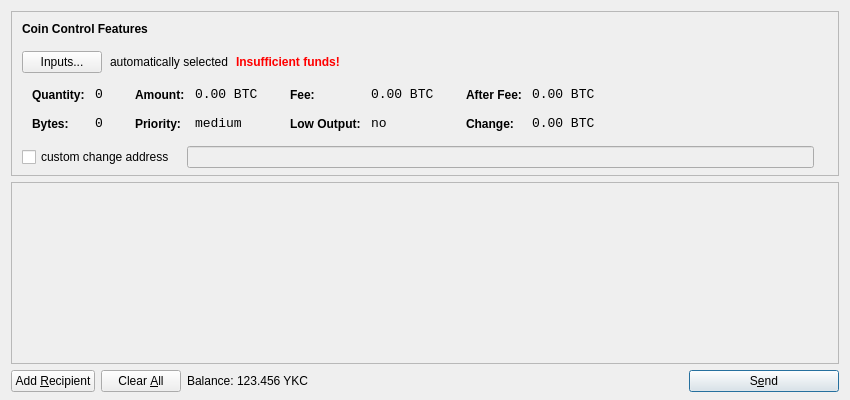
<?xml version="1.0" encoding="UTF-8"?>
<ui version="4.0">
 <class>SendCoinsDialog</class>
 <widget class="QDialog" name="SendCoinsDialog">
  <property name="geometry">
   <rect>
    <x>0</x>
    <y>0</y>
    <width>850</width>
    <height>400</height>
   </rect>
  </property>
  <property name="windowTitle">
   <string>Send Coins</string>
  </property>
  <layout class="QVBoxLayout" name="verticalLayout" stretch="0,1,0">
   <property name="bottomMargin">
    <number>8</number>
   </property>
   <item>
    <widget class="QFrame" name="frameCoinControl">
     <property name="sizePolicy">
      <sizepolicy hsizetype="Expanding" vsizetype="Expanding">
       <horstretch>0</horstretch>
       <verstretch>0</verstretch>
      </sizepolicy>
     </property>
     <property name="maximumSize">
      <size>
       <width>16777215</width>
       <height>16777215</height>
      </size>
     </property>
     <property name="frameShape">
      <enum>QFrame::StyledPanel</enum>
     </property>
     <property name="frameShadow">
      <enum>QFrame::Sunken</enum>
     </property>
     <layout class="QVBoxLayout" name="verticalLayoutCoinControl2">
      <property name="spacing">
       <number>-1</number>
      </property>
      <property name="leftMargin">
       <number>0</number>
      </property>
      <property name="topMargin">
       <number>0</number>
      </property>
      <property name="rightMargin">
       <number>0</number>
      </property>
      <property name="bottomMargin">
       <number>6</number>
      </property>
      <item>
       <layout class="QVBoxLayout" name="verticalLayoutCoinControl" stretch="0,0,0,0,1">
        <property name="spacing">
         <number>0</number>
        </property>
        <property name="leftMargin">
         <number>10</number>
        </property>
        <property name="topMargin">
         <number>10</number>
        </property>
        <item>
         <layout class="QHBoxLayout" name="horizontalLayoutCoinControl1">
          <property name="bottomMargin">
           <number>15</number>
          </property>
          <item>
           <widget class="QLabel" name="labelCoinControlFeatures">
            <property name="sizePolicy">
             <sizepolicy hsizetype="Preferred" vsizetype="Maximum">
              <horstretch>0</horstretch>
              <verstretch>0</verstretch>
             </sizepolicy>
            </property>
            <property name="font">
             <font>
              <weight>75</weight>
              <bold>true</bold>
             </font>
            </property>
            <property name="styleSheet">
             <string notr="true">font-weight:bold;</string>
            </property>
            <property name="text">
             <string>Coin Control Features</string>
            </property>
           </widget>
          </item>
         </layout>
        </item>
        <item>
         <layout class="QHBoxLayout" name="horizontalLayoutCoinControl2" stretch="0,0,0,0">
          <property name="spacing">
           <number>8</number>
          </property>
          <property name="bottomMargin">
           <number>10</number>
          </property>
          <item>
           <widget class="QPushButton" name="pushButtonCoinControl">
            <property name="styleSheet">
             <string notr="true"/>
            </property>
            <property name="text">
             <string>Inputs...</string>
            </property>
           </widget>
          </item>
          <item>
           <widget class="QLabel" name="labelCoinControlAutomaticallySelected">
            <property name="text">
             <string>automatically selected</string>
            </property>
            <property name="margin">
             <number>5</number>
            </property>
           </widget>
          </item>
          <item>
           <widget class="QLabel" name="labelCoinControlInsuffFunds">
            <property name="font">
             <font>
              <weight>75</weight>
              <bold>true</bold>
             </font>
            </property>
            <property name="styleSheet">
             <string notr="true">color:red;font-weight:bold;</string>
            </property>
            <property name="text">
             <string>Insufficient funds!</string>
            </property>
            <property name="margin">
             <number>5</number>
            </property>
           </widget>
          </item>
          <item>
           <spacer name="horizontalSpacerCoinControl">
            <property name="orientation">
             <enum>Qt::Horizontal</enum>
            </property>
            <property name="sizeHint" stdset="0">
             <size>
              <width>40</width>
              <height>1</height>
             </size>
            </property>
           </spacer>
          </item>
         </layout>
        </item>
        <item>
         <widget class="QWidget" name="widgetCoinControl" native="true">
          <property name="sizePolicy">
           <sizepolicy hsizetype="Preferred" vsizetype="Preferred">
            <horstretch>0</horstretch>
            <verstretch>0</verstretch>
           </sizepolicy>
          </property>
          <property name="minimumSize">
           <size>
            <width>0</width>
            <height>0</height>
           </size>
          </property>
          <property name="styleSheet">
           <string notr="true"/>
          </property>
          <layout class="QHBoxLayout" name="horizontalLayoutCoinControl5">
           <property name="margin">
            <number>0</number>
           </property>
           <item>
            <layout class="QHBoxLayout" name="horizontalLayoutCoinControl3" stretch="0,0,0,1">
             <property name="spacing">
              <number>20</number>
             </property>
             <property name="topMargin">
              <number>0</number>
             </property>
             <property name="bottomMargin">
              <number>10</number>
             </property>
             <item>
              <layout class="QFormLayout" name="formLayoutCoinControl1">
               <property name="horizontalSpacing">
                <number>10</number>
               </property>
               <property name="verticalSpacing">
                <number>14</number>
               </property>
               <property name="leftMargin">
                <number>10</number>
               </property>
               <property name="topMargin">
                <number>4</number>
               </property>
               <property name="rightMargin">
                <number>6</number>
               </property>
               <item row="0" column="0">
                <widget class="QLabel" name="labelCoinControlQuantityText">
                 <property name="styleSheet">
                  <string notr="true">font-weight:bold;</string>
                 </property>
                 <property name="text">
                  <string>Quantity:</string>
                 </property>
                 <property name="margin">
                  <number>0</number>
                 </property>
                </widget>
               </item>
               <item row="0" column="1">
                <widget class="QLabel" name="labelCoinControlQuantity">
                 <property name="font">
                  <font>
                   <family>Monospace</family>
                   <pointsize>10</pointsize>
                  </font>
                 </property>
                 <property name="cursor">
                  <cursorShape>IBeamCursor</cursorShape>
                 </property>
                 <property name="contextMenuPolicy">
                  <enum>Qt::ActionsContextMenu</enum>
                 </property>
                 <property name="text">
                  <string notr="true">0</string>
                 </property>
                 <property name="margin">
                  <number>0</number>
                 </property>
                 <property name="textInteractionFlags">
                  <set>Qt::LinksAccessibleByMouse|Qt::TextSelectableByKeyboard|Qt::TextSelectableByMouse</set>
                 </property>
                </widget>
               </item>
               <item row="1" column="0">
                <widget class="QLabel" name="labelCoinControlBytesText">
                 <property name="styleSheet">
                  <string notr="true">font-weight:bold;</string>
                 </property>
                 <property name="text">
                  <string>Bytes:</string>
                 </property>
                </widget>
               </item>
               <item row="1" column="1">
                <widget class="QLabel" name="labelCoinControlBytes">
                 <property name="font">
                  <font>
                   <family>Monospace</family>
                   <pointsize>10</pointsize>
                  </font>
                 </property>
                 <property name="cursor">
                  <cursorShape>IBeamCursor</cursorShape>
                 </property>
                 <property name="contextMenuPolicy">
                  <enum>Qt::ActionsContextMenu</enum>
                 </property>
                 <property name="text">
                  <string notr="true">0</string>
                 </property>
                 <property name="textInteractionFlags">
                  <set>Qt::LinksAccessibleByMouse|Qt::TextSelectableByKeyboard|Qt::TextSelectableByMouse</set>
                 </property>
                </widget>
               </item>
              </layout>
             </item>
             <item>
              <layout class="QFormLayout" name="formLayoutCoinControl2">
               <property name="horizontalSpacing">
                <number>10</number>
               </property>
               <property name="verticalSpacing">
                <number>14</number>
               </property>
               <property name="leftMargin">
                <number>6</number>
               </property>
               <property name="topMargin">
                <number>4</number>
               </property>
               <property name="rightMargin">
                <number>6</number>
               </property>
               <item row="0" column="0">
                <widget class="QLabel" name="labelCoinControlAmountText">
                 <property name="styleSheet">
                  <string notr="true">font-weight:bold;</string>
                 </property>
                 <property name="text">
                  <string>Amount:</string>
                 </property>
                 <property name="margin">
                  <number>0</number>
                 </property>
                </widget>
               </item>
               <item row="0" column="1">
                <widget class="QLabel" name="labelCoinControlAmount">
                 <property name="font">
                  <font>
                   <family>Monospace</family>
                   <pointsize>10</pointsize>
                  </font>
                 </property>
                 <property name="cursor">
                  <cursorShape>IBeamCursor</cursorShape>
                 </property>
                 <property name="contextMenuPolicy">
                  <enum>Qt::ActionsContextMenu</enum>
                 </property>
                 <property name="text">
                  <string notr="true">0.00 BTC</string>
                 </property>
                 <property name="textInteractionFlags">
                  <set>Qt::LinksAccessibleByMouse|Qt::TextSelectableByKeyboard|Qt::TextSelectableByMouse</set>
                 </property>
                </widget>
               </item>
               <item row="1" column="0">
                <widget class="QLabel" name="labelCoinControlPriorityText">
                 <property name="styleSheet">
                  <string notr="true">font-weight:bold;</string>
                 </property>
                 <property name="text">
                  <string>Priority:</string>
                 </property>
                </widget>
               </item>
               <item row="1" column="1">
                <widget class="QLabel" name="labelCoinControlPriority">
                 <property name="font">
                  <font>
                   <family>Monospace</family>
                   <pointsize>10</pointsize>
                  </font>
                 </property>
                 <property name="cursor">
                  <cursorShape>IBeamCursor</cursorShape>
                 </property>
                 <property name="contextMenuPolicy">
                  <enum>Qt::ActionsContextMenu</enum>
                 </property>
                 <property name="text">
                  <string>medium</string>
                 </property>
                 <property name="textInteractionFlags">
                  <set>Qt::LinksAccessibleByMouse|Qt::TextSelectableByKeyboard|Qt::TextSelectableByMouse</set>
                 </property>
                </widget>
               </item>
              </layout>
             </item>
             <item>
              <layout class="QFormLayout" name="formLayoutCoinControl3">
               <property name="horizontalSpacing">
                <number>10</number>
               </property>
               <property name="verticalSpacing">
                <number>14</number>
               </property>
               <property name="leftMargin">
                <number>6</number>
               </property>
               <property name="topMargin">
                <number>4</number>
               </property>
               <property name="rightMargin">
                <number>6</number>
               </property>
               <item row="0" column="0">
                <widget class="QLabel" name="labelCoinControlFeeText">
                 <property name="styleSheet">
                  <string notr="true">font-weight:bold;</string>
                 </property>
                 <property name="text">
                  <string>Fee:</string>
                 </property>
                 <property name="margin">
                  <number>0</number>
                 </property>
                </widget>
               </item>
               <item row="0" column="1">
                <widget class="QLabel" name="labelCoinControlFee">
                 <property name="font">
                  <font>
                   <family>Monospace</family>
                   <pointsize>10</pointsize>
                  </font>
                 </property>
                 <property name="cursor">
                  <cursorShape>IBeamCursor</cursorShape>
                 </property>
                 <property name="contextMenuPolicy">
                  <enum>Qt::ActionsContextMenu</enum>
                 </property>
                 <property name="text">
                  <string notr="true">0.00 BTC</string>
                 </property>
                 <property name="textInteractionFlags">
                  <set>Qt::LinksAccessibleByMouse|Qt::TextSelectableByKeyboard|Qt::TextSelectableByMouse</set>
                 </property>
                </widget>
               </item>
               <item row="1" column="0">
                <widget class="QLabel" name="labelCoinControlLowOutputText">
                 <property name="styleSheet">
                  <string notr="true">font-weight:bold;</string>
                 </property>
                 <property name="text">
                  <string>Low Output:</string>
                 </property>
                </widget>
               </item>
               <item row="1" column="1">
                <widget class="QLabel" name="labelCoinControlLowOutput">
                 <property name="font">
                  <font>
                   <family>Monospace</family>
                   <pointsize>10</pointsize>
                  </font>
                 </property>
                 <property name="cursor">
                  <cursorShape>IBeamCursor</cursorShape>
                 </property>
                 <property name="contextMenuPolicy">
                  <enum>Qt::ActionsContextMenu</enum>
                 </property>
                 <property name="text">
                  <string>no</string>
                 </property>
                 <property name="textInteractionFlags">
                  <set>Qt::LinksAccessibleByMouse|Qt::TextSelectableByKeyboard|Qt::TextSelectableByMouse</set>
                 </property>
                </widget>
               </item>
              </layout>
             </item>
             <item>
              <layout class="QFormLayout" name="formLayoutCoinControl4">
               <property name="horizontalSpacing">
                <number>10</number>
               </property>
               <property name="verticalSpacing">
                <number>14</number>
               </property>
               <property name="leftMargin">
                <number>6</number>
               </property>
               <property name="topMargin">
                <number>4</number>
               </property>
               <property name="rightMargin">
                <number>6</number>
               </property>
               <item row="0" column="0">
                <widget class="QLabel" name="labelCoinControlAfterFeeText">
                 <property name="styleSheet">
                  <string notr="true">font-weight:bold;</string>
                 </property>
                 <property name="text">
                  <string>After Fee:</string>
                 </property>
                 <property name="margin">
                  <number>0</number>
                 </property>
                </widget>
               </item>
               <item row="0" column="1">
                <widget class="QLabel" name="labelCoinControlAfterFee">
                 <property name="font">
                  <font>
                   <family>Monospace</family>
                   <pointsize>10</pointsize>
                  </font>
                 </property>
                 <property name="cursor">
                  <cursorShape>IBeamCursor</cursorShape>
                 </property>
                 <property name="contextMenuPolicy">
                  <enum>Qt::ActionsContextMenu</enum>
                 </property>
                 <property name="text">
                  <string notr="true">0.00 BTC</string>
                 </property>
                 <property name="textInteractionFlags">
                  <set>Qt::LinksAccessibleByMouse|Qt::TextSelectableByKeyboard|Qt::TextSelectableByMouse</set>
                 </property>
                </widget>
               </item>
               <item row="1" column="0">
                <widget class="QLabel" name="labelCoinControlChangeText">
                 <property name="styleSheet">
                  <string notr="true">font-weight:bold;</string>
                 </property>
                 <property name="text">
                  <string>Change:</string>
                 </property>
                </widget>
               </item>
               <item row="1" column="1">
                <widget class="QLabel" name="labelCoinControlChange">
                 <property name="font">
                  <font>
                   <family>Monospace</family>
                   <pointsize>10</pointsize>
                  </font>
                 </property>
                 <property name="cursor">
                  <cursorShape>IBeamCursor</cursorShape>
                 </property>
                 <property name="contextMenuPolicy">
                  <enum>Qt::ActionsContextMenu</enum>
                 </property>
                 <property name="text">
                  <string notr="true">0.00 BTC</string>
                 </property>
                 <property name="textInteractionFlags">
                  <set>Qt::LinksAccessibleByMouse|Qt::TextSelectableByKeyboard|Qt::TextSelectableByMouse</set>
                 </property>
                </widget>
               </item>
              </layout>
             </item>
            </layout>
           </item>
          </layout>
         </widget>
        </item>
        <item>
         <layout class="QHBoxLayout" name="horizontalLayoutCoinControl4" stretch="0,0,0">
          <property name="spacing">
           <number>12</number>
          </property>
          <property name="sizeConstraint">
           <enum>QLayout::SetDefaultConstraint</enum>
          </property>
          <property name="topMargin">
           <number>5</number>
          </property>
          <property name="rightMargin">
           <number>5</number>
          </property>
          <item>
           <widget class="QCheckBox" name="checkBoxCoinControlChange">
            <property name="text">
             <string>custom change address</string>
            </property>
           </widget>
          </item>
          <item>
           <widget class="QLineEdit" name="lineEditCoinControlChange">
            <property name="enabled">
             <bool>false</bool>
            </property>
            <property name="sizePolicy">
             <sizepolicy hsizetype="Expanding" vsizetype="Fixed">
              <horstretch>0</horstretch>
              <verstretch>0</verstretch>
             </sizepolicy>
            </property>
           </widget>
          </item>
          <item>
           <widget class="QLabel" name="labelCoinControlChangeLabel">
            <property name="sizePolicy">
             <sizepolicy hsizetype="Preferred" vsizetype="Expanding">
              <horstretch>0</horstretch>
              <verstretch>0</verstretch>
             </sizepolicy>
            </property>
            <property name="minimumSize">
             <size>
              <width>0</width>
              <height>0</height>
             </size>
            </property>
            <property name="text">
             <string/>
            </property>
            <property name="margin">
             <number>3</number>
            </property>
           </widget>
          </item>
         </layout>
        </item>
        <item>
         <spacer name="verticalSpacerCoinControl">
          <property name="orientation">
           <enum>Qt::Vertical</enum>
          </property>
          <property name="sizeHint" stdset="0">
           <size>
            <width>800</width>
            <height>1</height>
           </size>
          </property>
         </spacer>
        </item>
       </layout>
      </item>
     </layout>
    </widget>
   </item>
   <item>
    <widget class="QScrollArea" name="scrollArea">
     <property name="widgetResizable">
      <bool>true</bool>
     </property>
     <widget class="QWidget" name="scrollAreaWidgetContents">
      <property name="geometry">
       <rect>
        <x>0</x>
        <y>0</y>
        <width>830</width>
        <height>165</height>
       </rect>
      </property>
      <layout class="QVBoxLayout" name="verticalLayout_2">
       <property name="margin">
        <number>0</number>
       </property>
       <item>
        <layout class="QVBoxLayout" name="entries">
         <property name="spacing">
          <number>6</number>
         </property>
        </layout>
       </item>
       <item>
        <spacer name="verticalSpacer">
         <property name="orientation">
          <enum>Qt::Vertical</enum>
         </property>
         <property name="sizeHint" stdset="0">
          <size>
           <width>20</width>
           <height>40</height>
          </size>
         </property>
        </spacer>
       </item>
      </layout>
     </widget>
    </widget>
   </item>
   <item>
    <layout class="QHBoxLayout" name="horizontalLayout">
     <item>
      <widget class="QPushButton" name="addButton">
       <property name="toolTip">
        <string>Send to multiple recipients at once</string>
       </property>
       <property name="text">
        <string>Add &amp;Recipient</string>
       </property>
       <property name="icon">
        <iconset resource="../bitcoin.qrc">
         <normaloff>:/icons/add</normaloff>:/icons/add</iconset>
       </property>
       <property name="autoDefault">
        <bool>false</bool>
       </property>
      </widget>
     </item>
     <item>
      <widget class="QPushButton" name="clearButton">
       <property name="sizePolicy">
        <sizepolicy hsizetype="Minimum" vsizetype="Fixed">
         <horstretch>0</horstretch>
         <verstretch>0</verstretch>
        </sizepolicy>
       </property>
       <property name="toolTip">
        <string>Remove all transaction fields</string>
       </property>
       <property name="text">
        <string>Clear &amp;All</string>
       </property>
       <property name="icon">
        <iconset resource="../bitcoin.qrc">
         <normaloff>:/icons/remove</normaloff>:/icons/remove</iconset>
       </property>
       <property name="autoRepeatDelay">
        <number>300</number>
       </property>
       <property name="autoDefault">
        <bool>false</bool>
       </property>
      </widget>
     </item>
     <item>
      <layout class="QHBoxLayout" name="horizontalLayout_2">
       <property name="spacing">
        <number>3</number>
       </property>
       <item>
        <widget class="QLabel" name="label">
         <property name="text">
          <string>Balance:</string>
         </property>
        </widget>
       </item>
       <item>
        <widget class="QLabel" name="labelBalance">
         <property name="cursor">
          <cursorShape>IBeamCursor</cursorShape>
         </property>
         <property name="text">
          <string>123.456 YKC</string>
         </property>
         <property name="textInteractionFlags">
          <set>Qt::LinksAccessibleByMouse|Qt::TextSelectableByKeyboard|Qt::TextSelectableByMouse</set>
         </property>
        </widget>
       </item>
      </layout>
     </item>
     <item>
      <spacer name="horizontalSpacer">
       <property name="orientation">
        <enum>Qt::Horizontal</enum>
       </property>
       <property name="sizeHint" stdset="0">
        <size>
         <width>40</width>
         <height>20</height>
        </size>
       </property>
      </spacer>
     </item>
     <item>
      <widget class="QPushButton" name="sendButton">
       <property name="minimumSize">
        <size>
         <width>150</width>
         <height>0</height>
        </size>
       </property>
       <property name="toolTip">
        <string>Confirm the send action</string>
       </property>
       <property name="text">
        <string>S&amp;end</string>
       </property>
       <property name="icon">
        <iconset resource="../bitcoin.qrc">
         <normaloff>:/icons/send</normaloff>:/icons/send</iconset>
       </property>
       <property name="default">
        <bool>true</bool>
       </property>
      </widget>
     </item>
    </layout>
   </item>
  </layout>
 </widget>
 <resources>
  <include location="../bitcoin.qrc"/>
 </resources>
 <connections/>
</ui>
